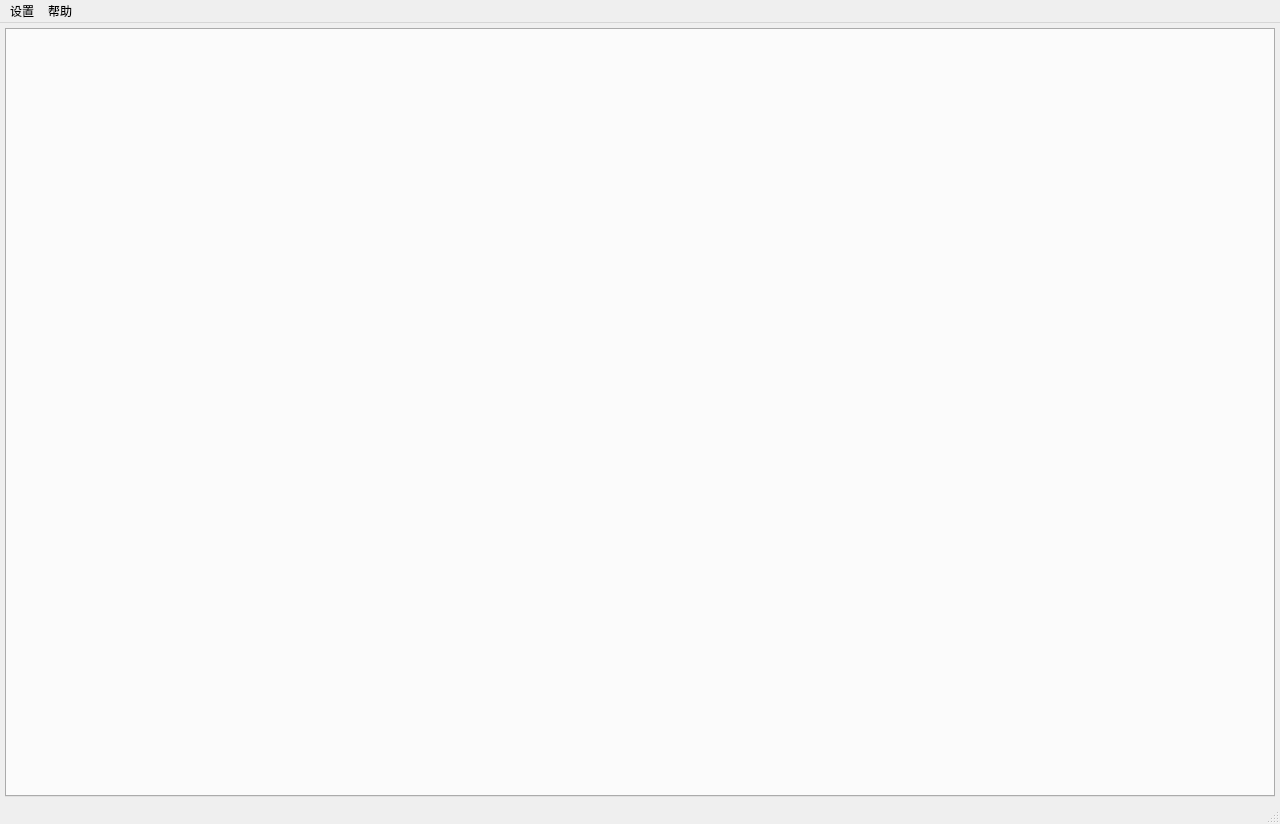
<?xml version="1.0" encoding="UTF-8"?>
<ui version="4.0">
 <class>AbandonedObjectDetect</class>
 <widget class="QMainWindow" name="AbandonedObjectDetect">
  <property name="geometry">
   <rect>
    <x>0</x>
    <y>0</y>
    <width>1280</width>
    <height>824</height>
   </rect>
  </property>
  <property name="font">
   <font>
    <family>华文琥珀</family>
    <pointsize>10</pointsize>
    <weight>50</weight>
    <italic>false</italic>
    <bold>false</bold>
   </font>
  </property>
  <property name="windowTitle">
   <string>智慧教室</string>
  </property>
  <property name="windowIcon">
   <iconset theme="window_icon">
    <normaloff>C:/Users/12071/.designer/backup</normaloff>C:/Users/12071/.designer/backup</iconset>
  </property>
  <property name="styleSheet">
   <string notr="true">font: 10pt &quot;华文琥珀&quot;;
                QPushButton
                {text-align : center;
                background-color : white;
                font: bold;
                border-color: ;
                color: rgb(255, 255, 255);
                border-width: 5px;
                border-radius: 10px;
                padding: 6px;
                height : 14px;
                border-style: outset;
                font : 14px;}
                QPushButton:pressed
                {text-align : center;
                background-color : light gray;
                font: bold;
                border-color: gray;
                border-width: 2px;
                border-radius: 10px;
                padding: 6px;
                height : 14px;
                border-style: outset;
                font : 14px;}
            </string>
  </property>
  <widget class="QWidget" name="centralwidget">
   <property name="styleSheet">
    <string notr="true"/>
   </property>
   <layout class="QVBoxLayout" name="verticalLayout_7">
    <property name="leftMargin">
     <number>5</number>
    </property>
    <property name="topMargin">
     <number>5</number>
    </property>
    <property name="rightMargin">
     <number>5</number>
    </property>
    <property name="bottomMargin">
     <number>5</number>
    </property>
    <item>
     <widget class="QTabWidget" name="tabWidget">
      <property name="currentIndex">
       <number>-1</number>
      </property>
     </widget>
    </item>
   </layout>
  </widget>
  <widget class="QMenuBar" name="menubar">
   <property name="geometry">
    <rect>
     <x>0</x>
     <y>0</y>
     <width>1280</width>
     <height>19</height>
    </rect>
   </property>
   <widget class="QMenu" name="menu">
    <property name="title">
     <string>设置</string>
    </property>
    <addaction name="separator"/>
   </widget>
   <widget class="QMenu" name="menu_3">
    <property name="title">
     <string>帮助</string>
    </property>
    <addaction name="about_us"/>
   </widget>
   <addaction name="menu"/>
   <addaction name="menu_3"/>
  </widget>
  <widget class="QStatusBar" name="statusbar"/>
  <action name="abandoned_object_detect">
   <property name="text">
    <string>遗留物检测</string>
   </property>
  </action>
  <action name="about_us">
   <property name="text">
    <string>关于</string>
   </property>
  </action>
 </widget>
 <resources/>
 <connections/>
</ui>
